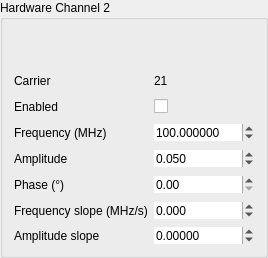
     <widget class="QGroupBox" name="groupBox_HW2">
      <property name="sizePolicy">
       <sizepolicy hsizetype="Fixed" vsizetype="Fixed">
        <horstretch>0</horstretch>
        <verstretch>0</verstretch>
       </sizepolicy>
      </property>
      <property name="minimumSize">
       <size>
        <width>246</width>
        <height>0</height>
       </size>
      </property>
      <property name="title">
       <string>Hardware Channel 2</string>
      </property>
      <property name="alignment">
       <set>Qt::AlignLeading|Qt::AlignLeft|Qt::AlignTop</set>
      </property>
      <layout class="QGridLayout" name="gridLayout_6">
       <item row="1" column="0">
        <widget class="QLabel" name="label_55">
         <property name="sizePolicy">
          <sizepolicy hsizetype="Fixed" vsizetype="Fixed">
           <horstretch>0</horstretch>
           <verstretch>0</verstretch>
          </sizepolicy>
         </property>
         <property name="minimumSize">
          <size>
           <width>120</width>
           <height>20</height>
          </size>
         </property>
         <property name="text">
          <string>Carrier</string>
         </property>
        </widget>
       </item>
       <item row="2" column="0">
        <widget class="QLabel" name="label_45">
         <property name="minimumSize">
          <size>
           <width>120</width>
           <height>20</height>
          </size>
         </property>
         <property name="text">
          <string>Enabled</string>
         </property>
        </widget>
       </item>
       <item row="4" column="0">
        <widget class="QLabel" name="label_54">
         <property name="sizePolicy">
          <sizepolicy hsizetype="Preferred" vsizetype="Fixed">
           <horstretch>0</horstretch>
           <verstretch>0</verstretch>
          </sizepolicy>
         </property>
         <property name="minimumSize">
          <size>
           <width>120</width>
           <height>20</height>
          </size>
         </property>
         <property name="text">
          <string>Amplitude</string>
         </property>
        </widget>
       </item>
       <item row="1" column="1">
        <widget class="QLabel" name="label_56">
         <property name="sizePolicy">
          <sizepolicy hsizetype="Preferred" vsizetype="Fixed">
           <horstretch>0</horstretch>
           <verstretch>0</verstretch>
          </sizepolicy>
         </property>
         <property name="text">
          <string>21</string>
         </property>
        </widget>
       </item>
       <item row="6" column="1">
        <widget class="QDoubleSpinBox" name="frequencySlope_21">
         <property name="sizePolicy">
          <sizepolicy hsizetype="Fixed" vsizetype="Fixed">
           <horstretch>0</horstretch>
           <verstretch>0</verstretch>
          </sizepolicy>
         </property>
         <property name="minimumSize">
          <size>
           <width>100</width>
           <height>0</height>
          </size>
         </property>
         <property name="frame">
          <bool>false</bool>
         </property>
         <property name="suffix">
          <string/>
         </property>
         <property name="decimals">
          <number>3</number>
         </property>
         <property name="minimum">
          <double>-1250.000000000000000</double>
         </property>
         <property name="maximum">
          <double>1250.000000000000000</double>
         </property>
         <property name="singleStep">
          <double>10.000000000000000</double>
         </property>
        </widget>
       </item>
       <item row="6" column="0">
        <widget class="QLabel" name="label_58">
         <property name="sizePolicy">
          <sizepolicy hsizetype="Preferred" vsizetype="Fixed">
           <horstretch>0</horstretch>
           <verstretch>0</verstretch>
          </sizepolicy>
         </property>
         <property name="minimumSize">
          <size>
           <width>120</width>
           <height>20</height>
          </size>
         </property>
         <property name="text">
          <string>Frequency slope (MHz/s)</string>
         </property>
        </widget>
       </item>
       <item row="3" column="1">
        <widget class="QDoubleSpinBox" name="frequency_21">
         <property name="sizePolicy">
          <sizepolicy hsizetype="Fixed" vsizetype="Fixed">
           <horstretch>0</horstretch>
           <verstretch>0</verstretch>
          </sizepolicy>
         </property>
         <property name="minimumSize">
          <size>
           <width>100</width>
           <height>0</height>
          </size>
         </property>
         <property name="frame">
          <bool>false</bool>
         </property>
         <property name="suffix">
          <string/>
         </property>
         <property name="decimals">
          <number>6</number>
         </property>
         <property name="maximum">
          <double>1250.000000000000000</double>
         </property>
         <property name="value">
          <double>100.000000000000000</double>
         </property>
        </widget>
       </item>
       <item row="3" column="0">
        <widget class="QLabel" name="label_59">
         <property name="sizePolicy">
          <sizepolicy hsizetype="Preferred" vsizetype="Fixed">
           <horstretch>0</horstretch>
           <verstretch>0</verstretch>
          </sizepolicy>
         </property>
         <property name="minimumSize">
          <size>
           <width>120</width>
           <height>20</height>
          </size>
         </property>
         <property name="text">
          <string>Frequency (MHz)</string>
         </property>
        </widget>
       </item>
       <item row="4" column="1">
        <widget class="QDoubleSpinBox" name="amplitude_21">
         <property name="sizePolicy">
          <sizepolicy hsizetype="Fixed" vsizetype="Fixed">
           <horstretch>0</horstretch>
           <verstretch>0</verstretch>
          </sizepolicy>
         </property>
         <property name="minimumSize">
          <size>
           <width>100</width>
           <height>0</height>
          </size>
         </property>
         <property name="frame">
          <bool>false</bool>
         </property>
         <property name="decimals">
          <number>3</number>
         </property>
         <property name="maximum">
          <double>1.000000000000000</double>
         </property>
         <property name="singleStep">
          <double>0.001000000000000</double>
         </property>
         <property name="value">
          <double>0.050000000000000</double>
         </property>
        </widget>
       </item>
       <item row="2" column="1">
        <widget class="QCheckBox" name="enable_21">
         <property name="enabled">
          <bool>true</bool>
         </property>
         <property name="sizePolicy">
          <sizepolicy hsizetype="Fixed" vsizetype="Fixed">
           <horstretch>0</horstretch>
           <verstretch>0</verstretch>
          </sizepolicy>
         </property>
         <property name="minimumSize">
          <size>
           <width>100</width>
           <height>0</height>
          </size>
         </property>
         <property name="text">
          <string/>
         </property>
         <property name="checked">
          <bool>false</bool>
         </property>
        </widget>
       </item>
       <item row="5" column="0">
        <widget class="QLabel" name="label_57">
         <property name="sizePolicy">
          <sizepolicy hsizetype="Preferred" vsizetype="Fixed">
           <horstretch>0</horstretch>
           <verstretch>0</verstretch>
          </sizepolicy>
         </property>
         <property name="minimumSize">
          <size>
           <width>120</width>
           <height>20</height>
          </size>
         </property>
         <property name="text">
          <string>Phase (°)</string>
         </property>
        </widget>
       </item>
       <item row="5" column="1">
        <widget class="QDoubleSpinBox" name="phase_21">
         <property name="sizePolicy">
          <sizepolicy hsizetype="Fixed" vsizetype="Fixed">
           <horstretch>0</horstretch>
           <verstretch>0</verstretch>
          </sizepolicy>
         </property>
         <property name="minimumSize">
          <size>
           <width>100</width>
           <height>0</height>
          </size>
         </property>
         <property name="frame">
          <bool>false</bool>
         </property>
         <property name="suffix">
          <string/>
         </property>
         <property name="decimals">
          <number>2</number>
         </property>
         <property name="maximum">
          <double>360.000000000000000</double>
         </property>
         <property name="singleStep">
          <double>0.100000000000000</double>
         </property>
        </widget>
       </item>
       <item row="7" column="0">
        <widget class="QLabel" name="label_43">
         <property name="text">
          <string>Amplitude slope</string>
         </property>
        </widget>
       </item>
       <item row="7" column="1">
        <widget class="QDoubleSpinBox" name="amplitudeSlope_21">
         <property name="sizePolicy">
          <sizepolicy hsizetype="Fixed" vsizetype="Fixed">
           <horstretch>0</horstretch>
           <verstretch>0</verstretch>
          </sizepolicy>
         </property>
         <property name="minimumSize">
          <size>
           <width>100</width>
           <height>0</height>
          </size>
         </property>
         <property name="wrapping">
          <bool>false</bool>
         </property>
         <property name="frame">
          <bool>false</bool>
         </property>
         <property name="buttonSymbols">
          <enum>QAbstractSpinBox::UpDownArrows</enum>
         </property>
         <property name="suffix">
          <string/>
         </property>
         <property name="decimals">
          <number>5</number>
         </property>
         <property name="minimum">
          <double>-100.000000000000000</double>
         </property>
         <property name="maximum">
          <double>100.000000000000000</double>
         </property>
         <property name="singleStep">
          <double>10.000000000000000</double>
         </property>
        </widget>
       </item>
       <item row="0" column="0" colspan="2">
        <spacer name="verticalSpacer_2">
         <property name="orientation">
          <enum>Qt::Vertical</enum>
         </property>
         <property name="sizeHint" stdset="0">
          <size>
           <width>20</width>
           <height>40</height>
          </size>
         </property>
        </spacer>
       </item>
      </layout>
     </widget>
